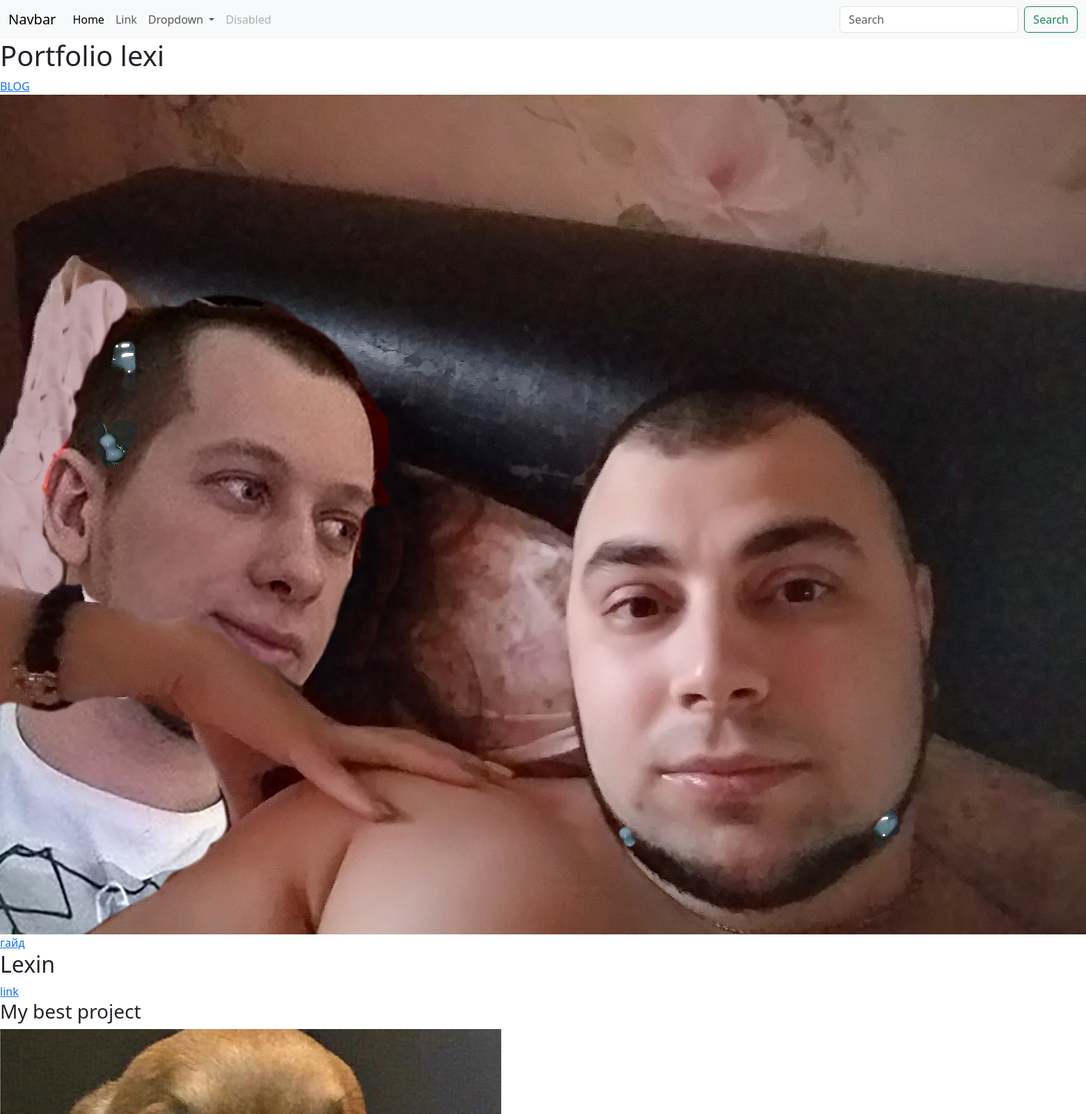
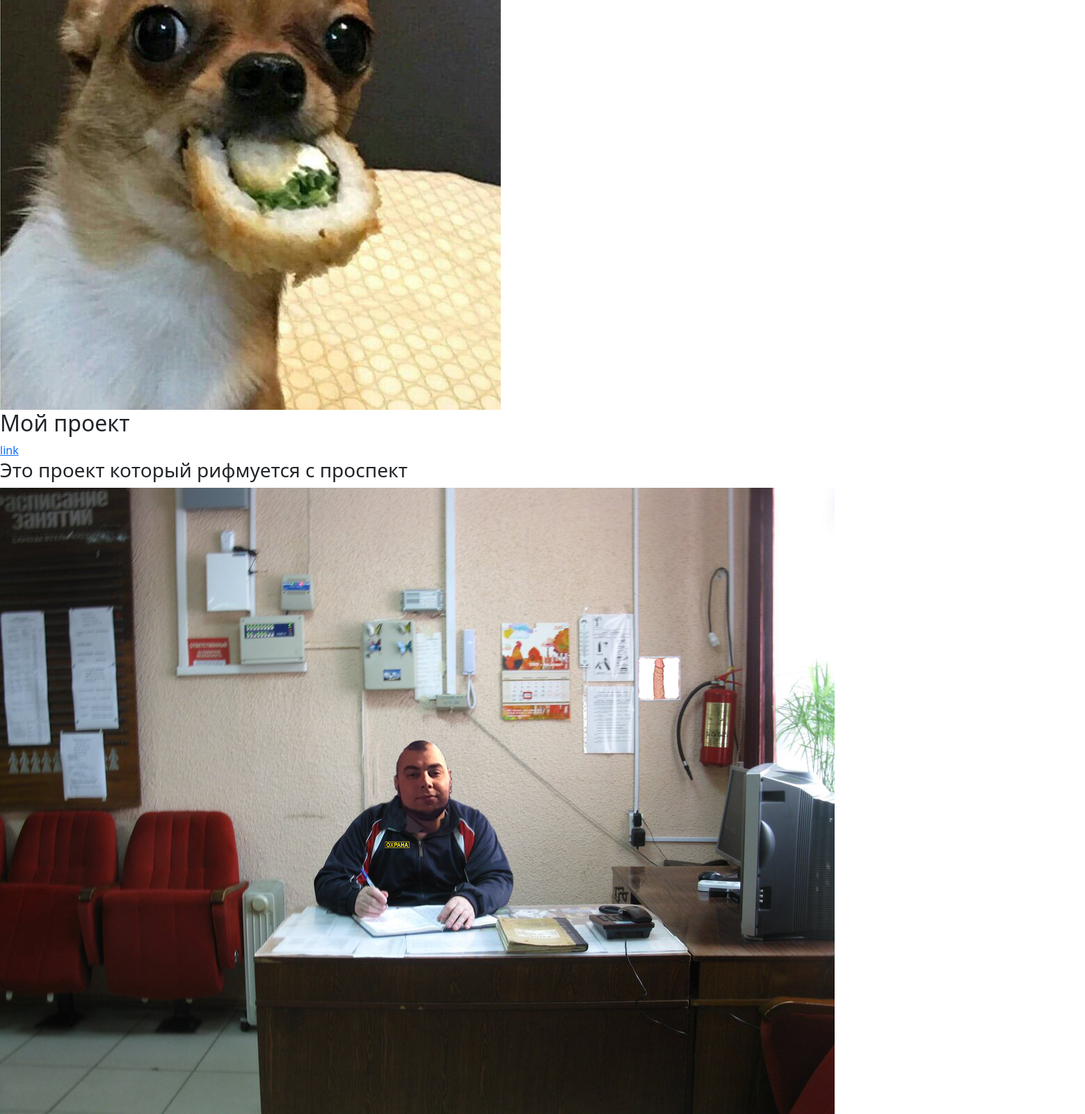
The page / on the database its author committed (2 pictures, top to bottom).
### portfolio/models.py (models this page shows)
class Prospect(models.Model):
    title = models.CharField(max_length=100)
    discription = models.CharField(max_length = 250)
    image = models.ImageField(upload_to='portfolio/images/')
    url = models.URLField(blank=True)

### portfolio/views.py (the view)
# urls.py: path('', views.home, name = 'home'),
def home(request):
    prospects = Prospect.objects.all()
    return render(request,'portfolio/home.html', {'prospects':prospects})

### portfolio/templates/portfolio/home.html
{%extends 'blog/base.html'%}
{%block content%}
<h1>Portfolio lexi</h1>
<a href="{% url 'blog:all_blogs'%}">BLOG</a>
{% load static%}
<img src="{% static 'portfolio/братишки.jpg' %}">
<br>
<a href="{% static 'portfolio/Гайд.pdf' %}">гайд</a>
{% for prospect in prospects %}
<h2>{{prospect.title}}</h2>
{% if prospect.url %}
<a href="{{prospect.url}}">link</a>
{%endif%}
<h3>{{prospect.discription}}</h3>
<img src="{{prospect.image.url }}">
{%endfor%}
{%endblock%}

### blog/templates/blog/base.html (shortened to what this page needs)
<!doctype html>
<html lang="en">
  <head>
    <link href="https://cdn.jsdelivr.net/npm/bootstrap@5.3.0-alpha1/dist/css/bootstrap.min.css" rel="stylesheet">
  </head>
  <body>
  <nav class="navbar navbar-expand-lg bg-body-tertiary">
    <div class="container-fluid">
      <a class="navbar-brand" href="#">Navbar</a>
      <div class="collapse navbar-collapse" id="navbarSupportedContent">
        <ul class="navbar-nav me-auto mb-2 mb-lg-0">
          <li class="nav-item">
            <a class="nav-link active" aria-current="page" href="#">Home</a>
          </li>
          <li class="nav-item">
            <a class="nav-link" href="#">Link</a>
          </li>
          <li class="nav-item dropdown">
            <a class="nav-link dropdown-toggle" href="#" role="button" data-bs-toggle="dropdown" aria-expanded="false">
              Dropdown
            </a>
          </li>
          <li class="nav-item">
            <a class="nav-link disabled">Disabled</a>
          </li>
        </ul>
        <form class="d-flex" role="search">
          <input class="form-control me-2" type="search" placeholder="Search" aria-label="Search">
          <button class="btn btn-outline-success" type="submit">Search</button>
        </form>
      </div>
    </div>
  </nav>
  {% block content %}
  {% endblock %}
  </body>
</html>

### rows shown on the page
Prospect: title "Lexin", discription "My best project", image (picture)
Prospect: title "Мой проект", discription "Это проект который рифмуется с проспект", image (picture)
